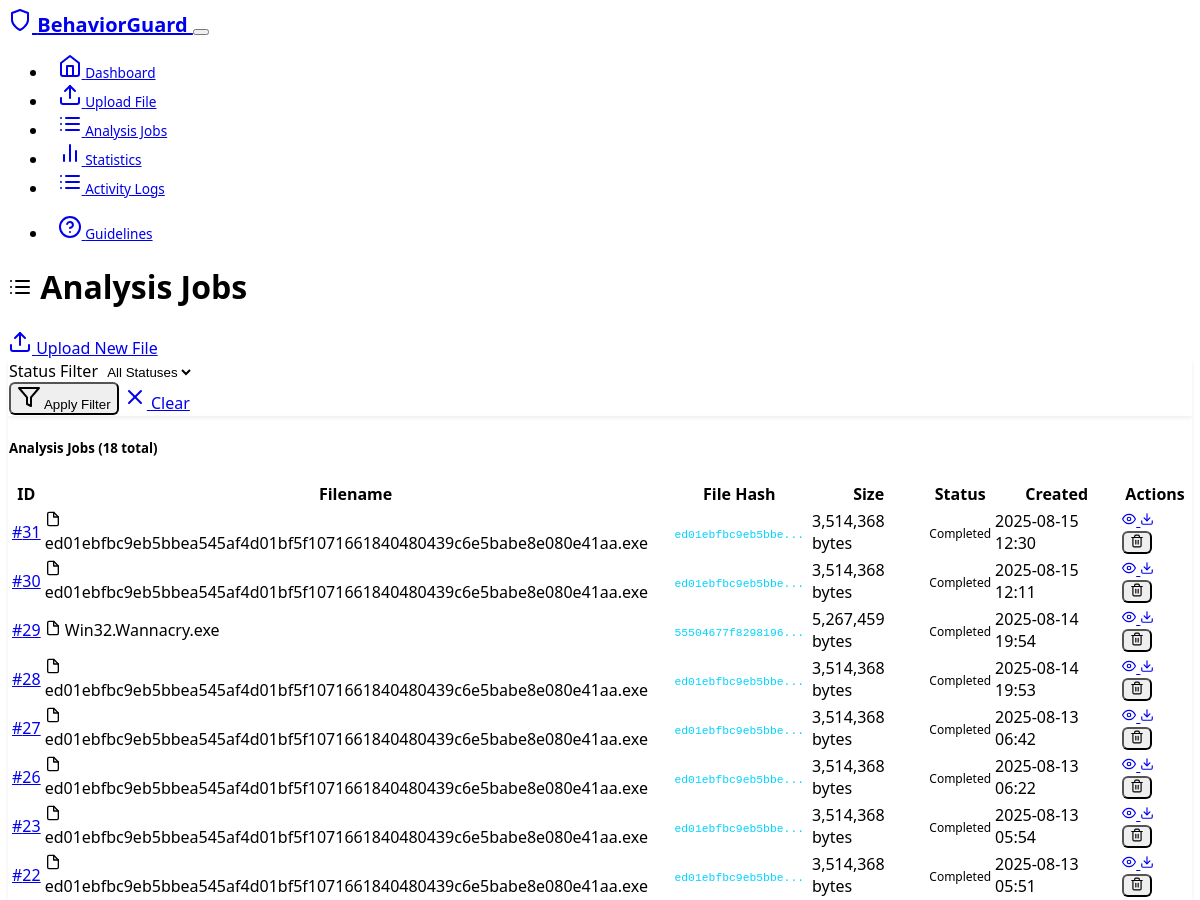
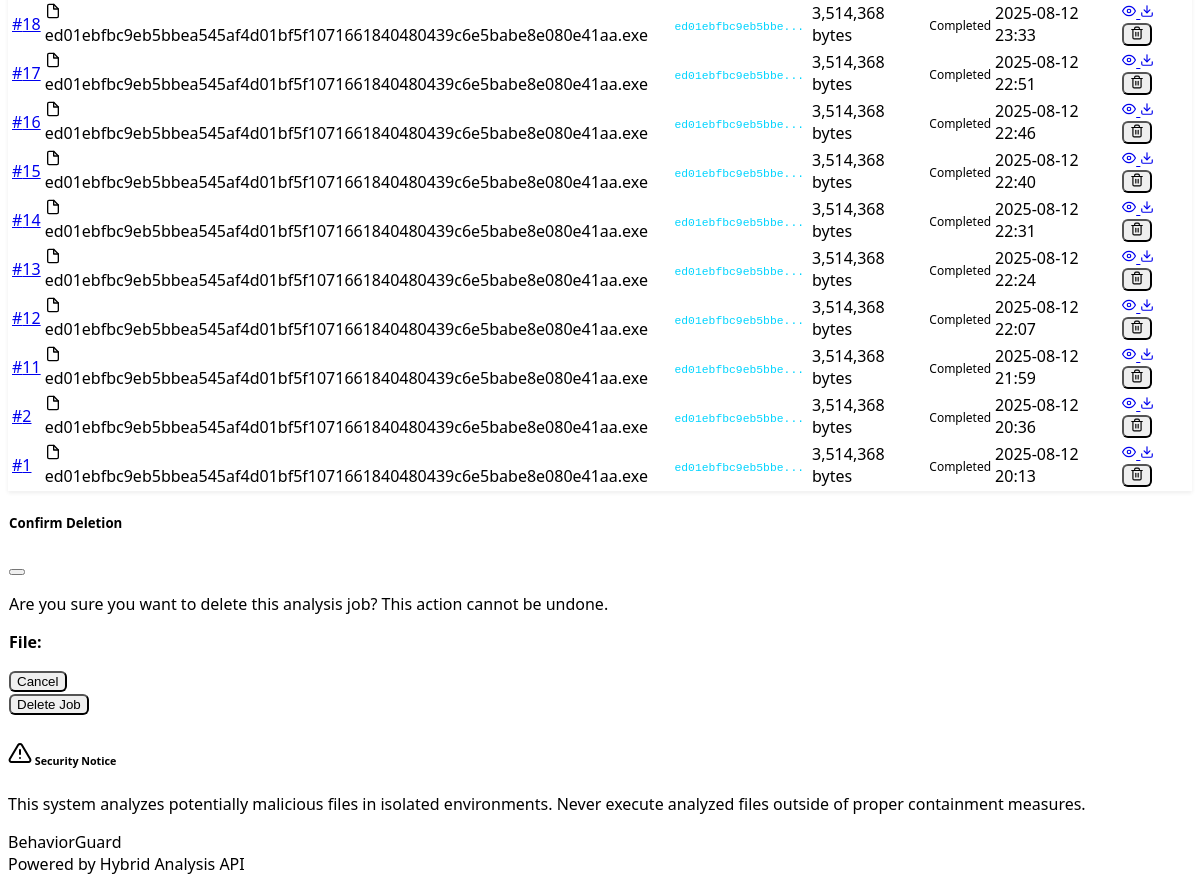
/analysis/jobs, run on the app's committed database (2 pictures, top to bottom).
### models.py (models this page shows, shortened)
class AnalysisJob(db.Model):
    id = db.Column(db.Integer, primary_key=True)
    filename = db.Column(db.String(255), nullable=False)
    file_path = db.Column(db.String(500), nullable=False)
    file_hash = db.Column(db.String(64), nullable=False)
    file_size = db.Column(db.Integer, nullable=False)
    status = db.Column(db.Enum(AnalysisStatus), default=AnalysisStatus.PENDING)
    created_at = db.Column(db.DateTime, default=datetime.utcnow)
    updated_at = db.Column(db.DateTime, default=datetime.utcnow, onupdate=datetime.utcnow)
    hybrid_job_id = db.Column(db.String(100))
    hybrid_status = db.Column(db.String(50))
    sandbox_report = db.Column(db.Text)  # JSON string
    network_analysis = db.Column(db.Text)  # JSON string
    process_analysis = db.Column(db.Text)  # JSON string
    yara_matches = db.Column(db.Text)  # JSON string
    iocs = db.Column(db.Text)  # JSON string
    report_path = db.Column(db.String(500))
    error_message = db.Column(db.Text)

### routes/analysis.py (the view)
@analysis_bp.route('/jobs')
def list_jobs():
    try:
        page = request.args.get('page', 1, type=int)
        per_page = 20
        jobs = AnalysisJob.query.order_by(
            AnalysisJob.created_at.desc()
        ).paginate(
            page=page,
            per_page=per_page,
            error_out=False
        )
        return render_template('job_list.html', jobs=jobs)
    except Exception as e:
        logger.error(f"Error listing jobs: {e}")
        flash('Error loading jobs list', 'error')
        return redirect(url_for('upload.index'))

### templates/job_list.html (shortened to what this page needs)
{% extends "base.html" %}
{% block content %}
<div class="row">
    <div class="col-12">
        <div class="d-flex justify-content-between align-items-center mb-4">
            <h1 class="h2">
                <i data-feather="list" class="me-2"></i>
                Analysis Jobs
            </h1>
            <a href="{{ url_for('upload.upload_file') }}" class="btn btn-primary">
                <i data-feather="upload" class="me-2"></i>
                Upload New File
            </a>
        </div>
    </div>
</div>
<div class="row mb-4">
    <div class="col-12">
        <div class="card">
            <div class="card-body">
                <form method="GET" class="row g-3">
                    <div class="col-md-4">
                        <label for="status" class="form-label">Status Filter</label>
                        <select class="form-select" id="status" name="status">
                            <option value="all" {{ 'selected' if request.args.get('status') == 'all' else '' }}>All Statuses</option>
                        </select>
                    </div>
                    <div class="col-md-8 d-flex align-items-end">
                        <button type="submit" class="btn btn-outline-primary me-2">
                            <i data-feather="filter" class="me-2"></i>
                            Apply Filter
                        </button>
                        <a href="{{ url_for('analysis.list_jobs') }}" class="btn btn-outline-secondary">
                            <i data-feather="x" class="me-2"></i>
                            Clear
                        </a>
                    </div>
                </form>
            </div>
        </div>
    </div>
</div>
<div class="row">
    <div class="col-12">
        <div class="card">
            <div class="card-header">
                <h5 class="card-title mb-0">
                    Analysis Jobs ({{ jobs.total }} total)
                </h5>
            </div>
            <div class="card-body">
                {% if jobs.items %}
                    <div class="table-responsive">
                        <table class="table table-hover">
                            <thead>
                                <tr>
                                    <th>ID</th>
                                    <th>Filename</th>
                                    <th>File Hash</th>
                                    <th>Size</th>
                                    <th>Status</th>
                                    <th>Created</th>
                                    <th>Actions</th>
                                </tr>
                            </thead>
                            <tbody>
                                {% for job in jobs.items %}
                                    <tr>
                                        <td>
                                            <a href="{{ url_for('analysis.view_job', job_id=job.id) }}" class="text-decoration-none">
                                                #{{ job.id }}
                                            </a>
                                        </td>
                                        <td>
                                            <div class="d-flex align-items-center">
                                                <i data-feather="file" class="me-2 text-muted" width="16" height="16"></i>
                                                <span class="text-truncate" style="max-width: 200px;" title="{{ job.filename }}">
                                                    {{ job.filename }}
                                                </span>
                                            </div>
                                        </td>
                                        <td>
                                            <code class="small text-muted">{{ job.file_hash[:16] }}...</code>
                                        </td>
                                        <td class="text-muted small">
                                            {{ "{:,}".format(job.file_size) }} bytes
                                        </td>
                                        <td>
                                            <span class="badge bg-{{ 'success' if job.status.value == 'completed' else 'warning' if job.status.value in ['pending', 'uploading', 'analyzing', 'generating_report'] else 'danger' if job.status.value == 'failed' else 'info' }}">
                                                {{ job.status.value.replace('_', ' ').title() }}
                                            </span>
                                        </td>
                                        <td class="text-muted small">
                                            {{ job.created_at.strftime('%Y-%m-%d %H:%M') }}
                                        </td>
                                        <td>
                                            <div class="btn-group btn-group-sm">
                                                <a href="{{ url_for('analysis.view_job', job_id=job.id) }}"
                                                   class="btn btn-outline-primary" title="View Details">
                                                    <i data-feather="eye" width="14" height="14"></i>
                                                </a>
                                                {% if job.report_path %}
                                                    <a href="{{ url_for('analysis.download_report', job_id=job.id) }}"
                                                       class="btn btn-outline-success" title="Download Report">
                                                        <i data-feather="download" width="14" height="14"></i>
                                                    </a>
                                                {% endif %}
                                                <button type="button" class="btn btn-outline-danger"
                                                        onclick="confirmDelete({{ job.id }}, '{{ job.filename }}')" title="Delete Job">
                                                    <i data-feather="trash-2" width="14" height="14"></i>
                                                </button>
                                            </div>
                                        </td>
                                    </tr>
                                {% endfor %}
                            </tbody>
                        </table>
                    </div>
                {% endif %}
            </div>
        </div>
    </div>
</div>
<div class="modal fade" id="deleteModal" tabindex="-1">
    <div class="modal-dialog">
        <div class="modal-content">
            <div class="modal-header">
                <h5 class="modal-title">Confirm Deletion</h5>
                <button type="button" class="btn-close" data-bs-dismiss="modal"></button>
            </div>
            <div class="modal-body">
                <p>Are you sure you want to delete this analysis job? This action cannot be undone.</p>
                <p><strong>File:</strong> </p>
            </div>
            <div class="modal-footer">
                <button type="button" class="btn btn-secondary" data-bs-dismiss="modal">Cancel</button>
                <form method="POST" id="delete-form" class="d-inline">
                    <button type="submit" class="btn btn-danger">Delete Job</button>
                </form>
            </div>
        </div>
    </div>
</div>
{% endblock %}

### static/css/style.css (style rules this page uses)
:root { --bs-primary: #0d6efd; --bs-success: #198754; --bs-danger: #dc3545; --bs-warning: #ffc107; --bs-info: #0dcaf0; --bs-secondary: #6c757d; --cyber-blue: #00d4ff; --cyber-green: #00ff88; --cyber-orange: #ff6b35; --cyber-purple: #8b5cf6; }
body { font-family: 'Segoe UI', Tahoma, Geneva, Verdana, sans-serif; background-color: var(--bs-dark); color: var(--bs-light); }
.card { border: 1px solid rgba(255, 255, 255, 0.1); box-shadow: 0 0.125rem 0.25rem rgba(0, 0, 0, 0.075); transition: transform 0.2s ease, box-shadow 0.2s ease; }
.card-header { background-color: rgba(255, 255, 255, 0.05); border-bottom: 1px solid rgba(255, 255, 255, 0.1); }
.badge { font-size: 0.75em; font-weight: 500; }
.btn { border-radius: 0.375rem; font-weight: 500; transition: all 0.2s ease; }
.btn-group .btn { transform: none; }
.form-control, .form-select { background-color: var(--bs-gray-800); border-color: rgba(255, 255, 255, 0.2); color: var(--bs-light); }
.table > :not(caption) > * > * { border-bottom-color: rgba(255, 255, 255, 0.1); }
code { background-color: rgba(255, 255, 255, 0.1); color: var(--cyber-blue); padding: 0.125rem 0.25rem; border-radius: 0.25rem; font-size: 0.875em; }

### data on the page
AnalysisJob: id "31", filename "ed01ebfbc9eb5bbea545af4d01bf5f1071661840480439c6e5babe8e080e41aa.exe", file_hash "ed01ebfbc9eb5bbe", file_size "3,514,368", status.value.replace "Completed", created_at "2025-08-15 12:30"
AnalysisJob: id "30", filename "ed01ebfbc9eb5bbea545af4d01bf5f1071661840480439c6e5babe8e080e41aa.exe", file_hash "ed01ebfbc9eb5bbe", file_size "3,514,368", status.value.replace "Completed", created_at "2025-08-15 12:11"
AnalysisJob: id "29", filename "Win32.Wannacry.exe", file_hash "55504677f8298196", file_size "5,267,459", status.value.replace "Completed", created_at "2025-08-14 19:54"
AnalysisJob: id "28", filename "ed01ebfbc9eb5bbea545af4d01bf5f1071661840480439c6e5babe8e080e41aa.exe", file_hash "ed01ebfbc9eb5bbe", file_size "3,514,368", status.value.replace "Completed", created_at "2025-08-14 19:53"
AnalysisJob: id "27", filename "ed01ebfbc9eb5bbea545af4d01bf5f1071661840480439c6e5babe8e080e41aa.exe", file_hash "ed01ebfbc9eb5bbe", file_size "3,514,368", status.value.replace "Completed", created_at "2025-08-13 06:42"
AnalysisJob: id "26", filename "ed01ebfbc9eb5bbea545af4d01bf5f1071661840480439c6e5babe8e080e41aa.exe", file_hash "ed01ebfbc9eb5bbe", file_size "3,514,368", status.value.replace "Completed", created_at "2025-08-13 06:22"
AnalysisJob: id "23", filename "ed01ebfbc9eb5bbea545af4d01bf5f1071661840480439c6e5babe8e080e41aa.exe", file_hash "ed01ebfbc9eb5bbe", file_size "3,514,368", status.value.replace "Completed", created_at "2025-08-13 05:54"
AnalysisJob: id "22", filename "ed01ebfbc9eb5bbea545af4d01bf5f1071661840480439c6e5babe8e080e41aa.exe", file_hash "ed01ebfbc9eb5bbe", file_size "3,514,368", status.value.replace "Completed", created_at "2025-08-13 05:51"
AnalysisJob: id "18", filename "ed01ebfbc9eb5bbea545af4d01bf5f1071661840480439c6e5babe8e080e41aa.exe", file_hash "ed01ebfbc9eb5bbe", file_size "3,514,368", status.value.replace "Completed", created_at "2025-08-12 23:33"
AnalysisJob: id "17", filename "ed01ebfbc9eb5bbea545af4d01bf5f1071661840480439c6e5babe8e080e41aa.exe", file_hash "ed01ebfbc9eb5bbe", file_size "3,514,368", status.value.replace "Completed", created_at "2025-08-12 22:51"
AnalysisJob: id "16", filename "ed01ebfbc9eb5bbea545af4d01bf5f1071661840480439c6e5babe8e080e41aa.exe", file_hash "ed01ebfbc9eb5bbe", file_size "3,514,368", status.value.replace "Completed", created_at "2025-08-12 22:46"
AnalysisJob: id "15", filename "ed01ebfbc9eb5bbea545af4d01bf5f1071661840480439c6e5babe8e080e41aa.exe", file_hash "ed01ebfbc9eb5bbe", file_size "3,514,368", status.value.replace "Completed", created_at "2025-08-12 22:40"
AnalysisJob: id "14", filename "ed01ebfbc9eb5bbea545af4d01bf5f1071661840480439c6e5babe8e080e41aa.exe", file_hash "ed01ebfbc9eb5bbe", file_size "3,514,368", status.value.replace "Completed", created_at "2025-08-12 22:31"
AnalysisJob: id "13", filename "ed01ebfbc9eb5bbea545af4d01bf5f1071661840480439c6e5babe8e080e41aa.exe", file_hash "ed01ebfbc9eb5bbe", file_size "3,514,368", status.value.replace "Completed", created_at "2025-08-12 22:24"
AnalysisJob: id "12", filename "ed01ebfbc9eb5bbea545af4d01bf5f1071661840480439c6e5babe8e080e41aa.exe", file_hash "ed01ebfbc9eb5bbe", file_size "3,514,368", status.value.replace "Completed", created_at "2025-08-12 22:07"
AnalysisJob: id "11", filename "ed01ebfbc9eb5bbea545af4d01bf5f1071661840480439c6e5babe8e080e41aa.exe", file_hash "ed01ebfbc9eb5bbe", file_size "3,514,368", status.value.replace "Completed", created_at "2025-08-12 21:59"
AnalysisJob: id "2", filename "ed01ebfbc9eb5bbea545af4d01bf5f1071661840480439c6e5babe8e080e41aa.exe", file_hash "ed01ebfbc9eb5bbe", file_size "3,514,368", status.value.replace "Completed", created_at "2025-08-12 20:36"
AnalysisJob: id "1", filename "ed01ebfbc9eb5bbea545af4d01bf5f1071661840480439c6e5babe8e080e41aa.exe", file_hash "ed01ebfbc9eb5bbe", file_size "3,514,368", status.value.replace "Completed", created_at "2025-08-12 20:13"

### other printed values
{{ jobs.total }} "18"
